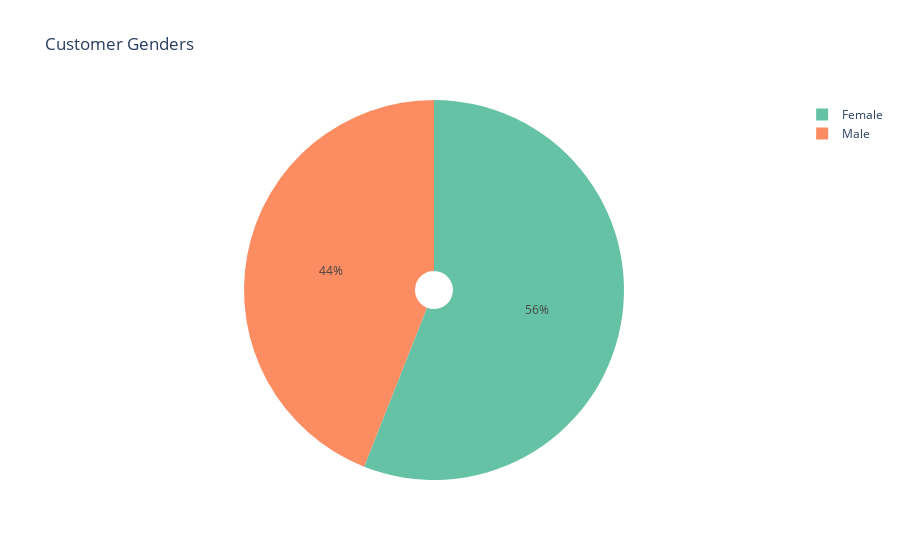

Here is the notebook cell this chart was saved with:
### Markdown cell above
# User Profile

### Code cell
fig = px.pie(
    data_frame=customer_df, 
    names='Gender', 
    title='Customer Genders', 
    hole=0.1, 
    color_discrete_sequence=px.colors.qualitative.Set2
)

fig.show()

### Figure 1 — Plotly figure (JSON) as saved in the notebook; plotly's stock layout.template omitted (floating-point values rounded to 4 significant figures; data arrays with more than 128 entries replaced by an {"elided": "..."} marker saying what was removed)
{"data": [{"domain": {"x": [0, 1], "y": [0, 1]}, "hole": 0.1, "hovertemplate": "Gender=%{label}<extra></extra>", "labels": {"elided": "200 str values"}, "legendgroup": "", "name": "", "showlegend": true, "type": "pie"}], "layout": {"legend": {"tracegroupgap": 0}, "piecolorway": ["rgb(102,194,165)", "rgb(252,141,98)", "rgb(141,160,203)", "rgb(231,138,195)", "rgb(166,216,84)", "rgb(255,217,47)", "rgb(229,196,148)", "rgb(179,179,179)"], "title": {"text": "Customer Genders"}}}
